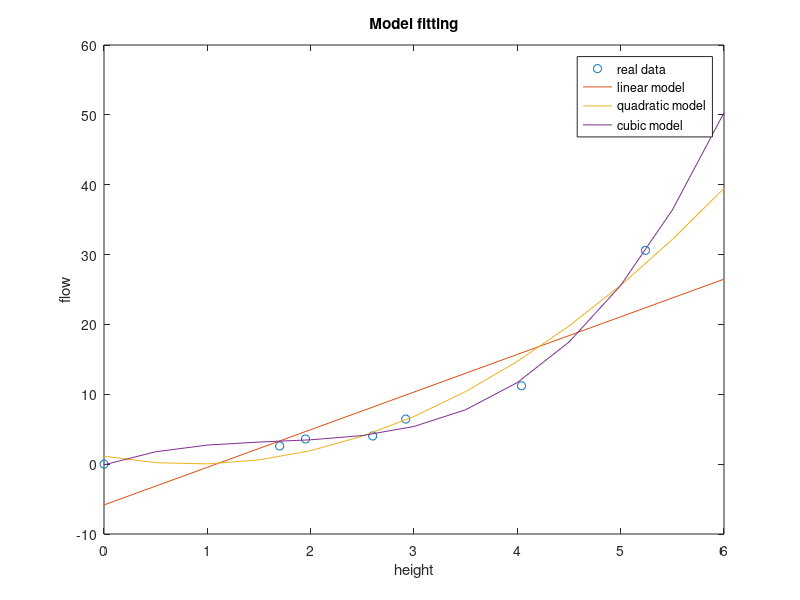

Write MATLAB code to recreate this figure.

%         Manish Kumar
%         20BCH044
%         Lab_5 #Q1   


height = [0, 1.7, 1.95, 2.60, 2.92, 4.04, 5.24];
flow = [0, 2.6, 3.6, 4.03, 6.45, 11.22, 30.61];
new_height = 0:0.5:6;
polyorder = 1; 
p1 = polyfit(height, flow, polyorder) ;
new_flow1 = polyval(p1,new_height);
polyorder = 2; %quadratic
p2 = polyfit(height, flow, polyorder);
new_flow2 = polyval(p2,new_height); 
polyorder = 3; 
p3 = polyfit(height, flow, polyorder);
new_flow3 = polyval(p3,new_height);
plot(height, flow, 'o', new_height, new_flow1, new_height, new_flow2, new_height, new_flow3)
title('Model fitting')
xlabel('height')
ylabel('flow')
legend('real data', 'linear model', 'quadratic model', 'cubic model')